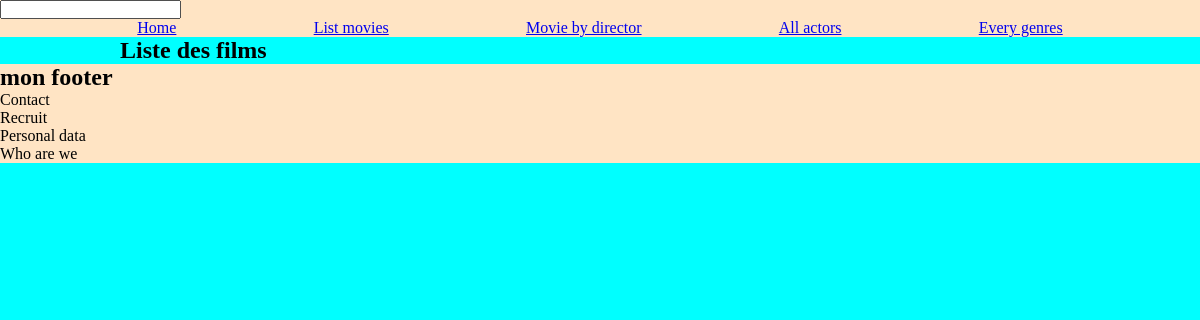
The app's page /index.php?action=listFilms, older data.
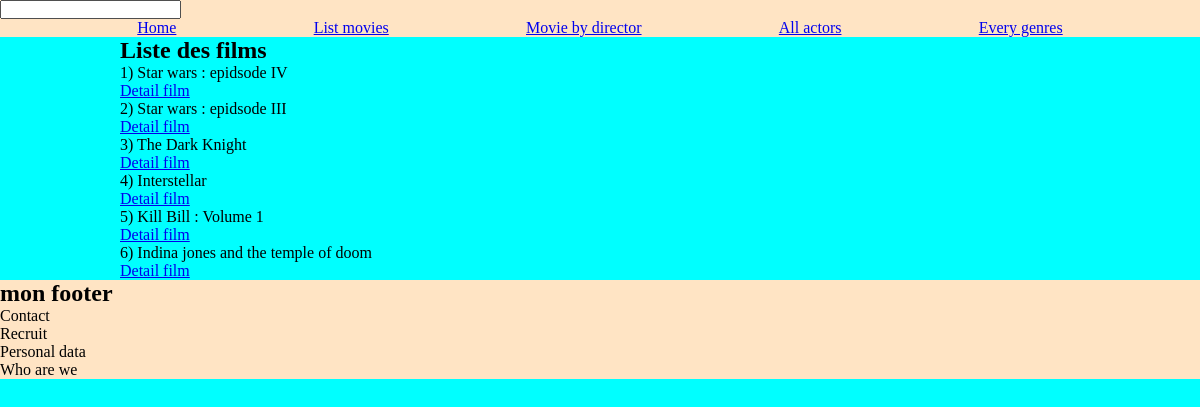
The same page, newer data.
### tables this page shows
CREATE TABLE IF NOT EXISTS `film` (
  `id_film` int NOT NULL AUTO_INCREMENT,
  `titre` varchar(255) NOT NULL,
  `dateDeSortie` datetime NOT NULL,
  `duree` time NOT NULL,
  `realisateur_id` int NOT NULL,
  `affiche` varchar(255) DEFAULT 'indisponible.jpg',
  PRIMARY KEY (`id_film`),
  KEY `FK__realisateur` (`realisateur_id`),
  CONSTRAINT `FK__realisateur` FOREIGN KEY (`realisateur_id`) REFERENCES `realisateur` (`id_realisateur`)
);

### controller/MovieController.php (called while the page is built, shortened)
<?php
require_once "./bdd/DAO.php";
class MovieController {
    public function findAll() {
        $dao = new DAO();
        $sql = "SELECT f.id_film, f.titre FROM film f";
        $films = $dao->executerRequete($sql);
        require "./view/movie/listFilms.php";
    }
}
?>

### bdd/DAO.php (called while the page is built, shortened)
<?php
class DAO{
    private $bdd;
    public function __construct(){
        $this->bdd = new \PDO('mysql:host=localhost;dbname=cinema;charset=utf8', 'root', '');
    }
    public function executerRequete($sql, $params = NULL){
        if ($params == NULL){
            $resultat = $this->bdd->query($sql);
        }else{
            $resultat = $this->bdd->prepare($sql);
            $resultat->execute($params);
        }
        return $resultat;
    }
}

### view/movie/listFilms.php (the view, shortened to what this page needs)
<h2>Liste des films</h2>
<?php
while ($film = $films->fetch()) {
    echo "<div>",
            "<p>".$film["id_film"].") ".$film["titre"]."</p>",
        "</div>";
?>
    <a href="index.php?action=detailsFilm&id=<?=$film['id_film']?>">Detail film</a>
<?php
}
?>
<?php
$content = ob_get_clean();
require "./view/layout.php";
?>

### index.php (shortened to what this page needs)
<?php
    require_once "./controller/MovieController.php";
    $movieController = new MovieController();
    $homeController = new HomeController();
    if(isset($_GET['action'])){
        switch($_GET['action']){
            case "listFilms" : $movieController->findAll(); break;
        }
    } else {
        $homeController->homePage();
    }
?>

### view/layout.php (shortened to what this page needs)
<!DOCTYPE html>
<html lang="en">
<head>
    <link rel="stylesheet" href="./public/css/style.css">
</head>
<body>
    <header>
        <nav>
            <div id="searchBar">
                <form action="" method="post">
                    <input type="search" name="" id="">
                </form>
            </div>
            <ul>
                <li><a href="index.php?action=homePage">Home</a></li>
                <li><a href="index.php?action=listFilms">List movies</a></li>
                <li><a href="index.php?action=filmsByDirector">Movie by director</a></li>
                <li><a href="index.php?action=listActors">All actors</a></li>
                <li><a href="index.php?action=everyGenres">Every genres</a></li>
            </ul>
        </nav>
    </header>
    <main>
        <?= $content ?>
    </main>
    <footer>
        <h2>mon footer</h2>
        <ul>
            <li>Contact</li>
            <li>Recruit</li>
            <li>Personal data</li>
            <li>Who are we</li>
        </ul>
    </footer>
</body>
</html>

### public/css/style.css (style rules this page uses)
* { margin: 0; padding: 0; box-sizing: border-box; }
body { background-color: aqua; }
main { padding: 0 10%; }
header { background-color: bisque; }
nav ul { display: flex; flex-direction: row; justify-content: space-evenly; }
nav ul li { list-style: none; }
footer { background-color: bisque; }

Row changes from the older to the newer data that the page shows:
added film: id_film "1", titre "Star wars : epidsode IV"
added film: id_film "2", titre "Star wars : epidsode III"
added film: id_film "3", titre "The Dark Knight"
added film: id_film "4", titre "Interstellar"
added film: id_film "5", titre "Kill Bill : Volume 1"
added film: id_film "6", titre "Indina jones and the temple of doom"
